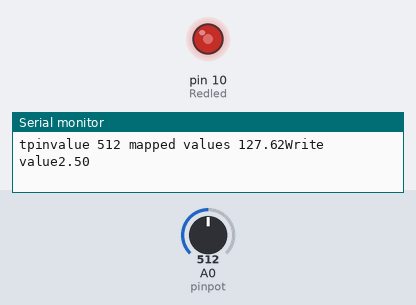
Bench run of a sketch on a simulated Arduino Uno, built with avr-gcc and run on an emulated ATmega328P. Shown: output pins drawn as LEDs (lit = HIGH), the last lines printed to the serial monitor. Inputs (shaded band) come from the test bench; at power-on: A0 (pinpot) = 512.

Above: at 1.8 s.
1.9 s: A0 (pinpot) set to 716
At 2.9 s:
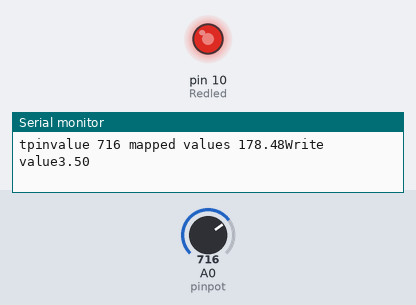
3.5 s: A0 (pinpot) set to 900
At 4.6 s:
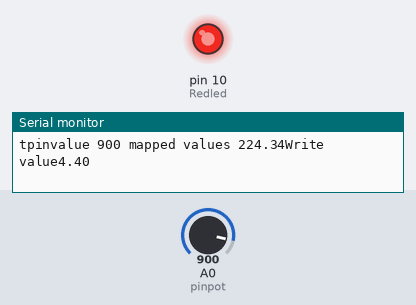
5.5 s: A0 (pinpot) set to 122
At 7.2 s:
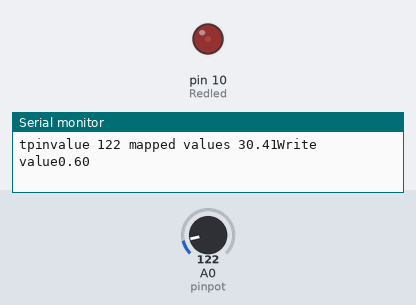
7.5 s: A0 (pinpot) set to 0
At 9.0 s:
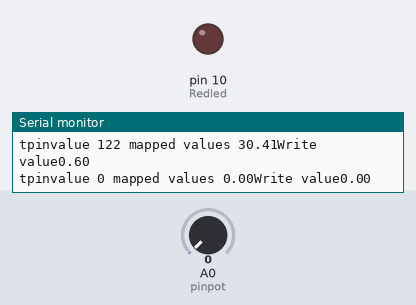
9.5 s: A0 (pinpot) set to 511
At 10.6 s:
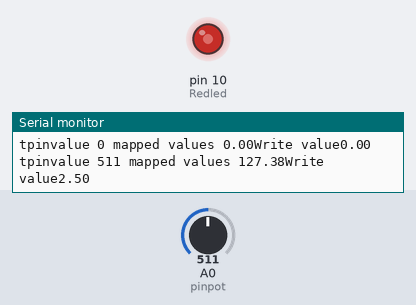
Timing chart, 0 to 12.5 s (numbered marks = the images above; inputs shaded):
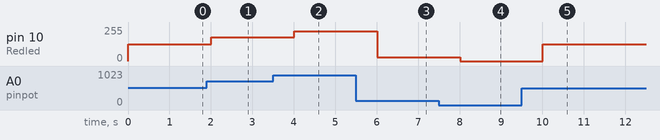

Measured:
- after the input at 1.9 s, pin 10 (Redled): 127/255 → 178/255 after 0.10 s
- after the input at 3.5 s, pin 10 (Redled): 178/255 → 224/255 after 0.51 s
- after the input at 5.5 s, pin 10 (Redled): 224/255 → 30/255 after 0.51 s
- after the input at 7.5 s, pin 10 (Redled): 30/255 → 0/255 after 0.51 s
- after the input at 9.5 s, pin 10 (Redled): 0/255 → 127/255 after 0.51 s

The sketch:

sketch_apr02bwork_portiometer.ino
```cpp
int pinpot=A0;
int Redled=10;
int Readvalue;
float Writevalue;
float voltage;

void setup() {
  Serial.begin(9600);
  pinMode(pinpot,INPUT);
  pinMode(Redled,OUTPUT);

  // put your setup code here, to run once:

}

void loop() {

  Readvalue=analogRead(pinpot);
  Writevalue=(255./1023.)*Readvalue;
  voltage=(5./1023.)*Readvalue;
  analogWrite(Redled,Writevalue);
  Serial.print("tpinvalue ");
  Serial.print(Readvalue);
  Serial.print(" ");
  Serial.print("mapped values");
  Serial.print(" ");
  Serial.print(Writevalue);
  Serial.print("");
  Serial.print("Write value");
  Serial.print("");
  Serial.println(voltage);
  delay(1000);

  // put your main code here, to run repeatedly:

}
```
